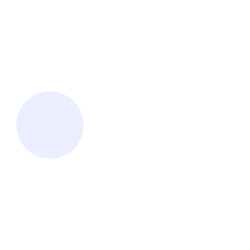
Frame 1 (no input)
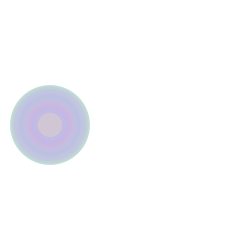
Frame 60 (the mouse pressed at the canvas centre just before this capture)
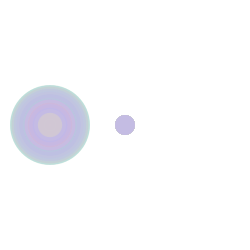
Frame 120 (the mouse held since frame 60 and released just before this capture)

The Processing sketch that drew these frames (run headless with seeded random() and noise(); from frame 60 on, the mouse is pressed at the canvas centre):

// Processing sketch: processing_187503
// ── processing_187503.pde

int counter;

void setup() {  //setup function called initially, only once
  size(250, 250);
  background(255);  //set background white
  colorMode(HSB);   //set colors to Hue, Saturation, Brightness mode
  counter = 0;
}

void draw() {  //draw function loops 
  counter++;
  noStroke();
  fill(random(255),100,255,50);
  
  if(mousePressed == true) { //add some interaction
    ellipse(mouseX, mouseY, 20, 20);
  }
  else {
    ellipse(width/5, height/2, 80*sin(counter), 80*sin(counter));
  }
}
